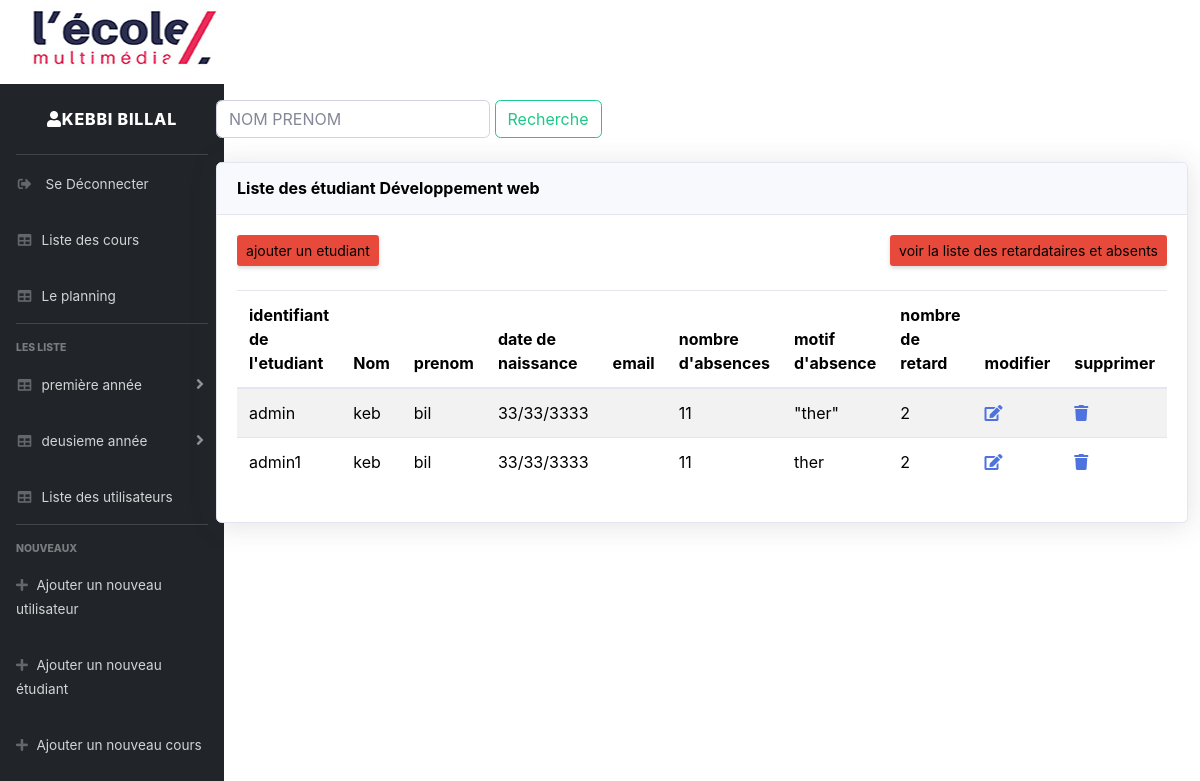
/index.php?page=listeDev_web (signed in), run on the app's committed database.
### tables this page shows
CREATE TABLE IF NOT EXISTS `e_dev_web` (
  `username` varchar(30) NOT NULL,
  `nom` varchar(70) NOT NULL,
  `prenom` varchar(70) NOT NULL,
  `date_nais` varchar(30) NOT NULL,
  `adresse` text NOT NULL,
  `email` varchar(255) NOT NULL,
  `motdepasse` varchar(255) NOT NULL,
  `NbrAb` int(11) NOT NULL,
  `RaisonAb` text NOT NULL,
  `NbrRt` int(11) NOT NULL,
  PRIMARY KEY (`username`)
);

### php/liste_dev_web.php (the view, shortened to what this page needs)
<?php
echo'<head> <title> Liste des étudiant  Développement web</title> </head>';
 echo'
            <form name="frm" id="frm" class="form-inline" role="form" method="POST" action="index.php?page=listeDev_web">
               <input type="texte" class="form-control text-uppercase"  name="ChampRech" placeholder="nom prenom" > &nbsp;
               <button type="submit" name="Valider" class="btn btn-outline-success">Recherche</button>
           </form>
            <br/>
          ';
     echo'
          <div class="card shadow mb-4">
            <div  class="card-header py-3">
              <h6 class="m-0  font-weight-bold text-black" >Liste des étudiant  Développement web </h6>
            </div>
            <div class="card-body">
              <div class="table-responsive">
                <div class="d-sm-flex align-items-center justify-content-between mb-4">
            <a href="index.php?page=ajouterEtudiant" class="d-none d-sm-inline-block btn btn-sm bg-danger text-black shadow-sm"> ajouter un etudiant </a>
             <a href="index.php?page=listeAR" class="d-none d-sm-inline-block btn btn-sm bg-danger text-black shadow-sm"> voir la liste des retardataires et absents  </a>
               </div>
           <table id="mytable" class="table table-bordred table-striped" width="100%" cellspacing="0">
                  <thead class="text-black" >
                    <th>identifiant de l\'etudiant</th>
				            <th>Nom </th>
                    <th>prenom</th>
					          <th>date de naissance</th>
                    <th>email</th>
                     <th>nombre d\'absences</th>
                    <th>motif d\'absence</th>
		     		        <th>nombre de retard</th>
                    <th>modifier</th>
                    <th>supprimer</th>
                  </thead>
            <tbody class="text-black">
              <tr>';
                $Sql = "SELECT * FROM e_dev_web  ";
                $Req = mysqli_query($result, $Sql);
                $countresult = mysqli_num_rows($Req);
                if ($countresult  > 0){
                    while ($data = mysqli_fetch_array($Req)){
                      echo'<td>'.$data["username"].'</td>
                       <td>'.$data["nom"].'</td>
                       <td>'.$data["prenom"].'</td>
					             <td>'.$data["date_nais"].'</td>
                       <td>'.$data["email"].'</td>
                       <td>'.$data["NbrAb"].'</td>
					               <td>'.$data["RaisonAb"].'</td>
					               <td>'.$data["NbrRt"].'</td>
                       <td><a href="index.php?page=listeDev_web&edit&username='.$data["username"].'"><i class="fas fa-edit"></i></a></td>
                       <td><a href="index.php?page=listeDev_web&delete&username='.$data["username"].'"><i class="fas fa-trash"></i></a></td>
                       </tr>';
                    }
                 }
       else{
        echo '
             <tr>
              <td colspan="7">Aucun étudiant </td>
             </tr>';
          }
        echo'
                    </tbody>
                 </table>
              </div>
            </div>
          </div>';
?>

### css/style.css (style rules this page uses)
body { line-height: 1.7; color: #4d4d4d; font-weight: 400; font-size: 1rem; }
a { -webkit-transition: .3s all ease; -o-transition: .3s all ease; transition: .3s all ease; }
.text-black { color: #000 !important; }
.btn { border-radius: 0; }
.form-control { height: 43px; border-radius: 0; font-family: "Quicksand", -apple-system, BlinkMacSystemFont, "Segoe UI", Roboto, "Helvetica Neue", Arial, sans-serif, "Apple Color Emoji", "Segoe UI Emoji", "Segoe UI Symbol", "Noto Color Emoji"; }

### data on the page
e_dev_web: username "admin", nom "keb", prenom "bil", date_nais "33/33/3333", NbrAb "11", RaisonAb "\"ther\"", NbrRt "2"
e_dev_web: username "admin1", nom "keb", prenom "bil", date_nais "33/33/3333", NbrAb "11", RaisonAb "ther", NbrRt "2"

### other printed values
$_SESSION["nom"] "KEBBI"
$_SESSION["prenom"] "BILLAL"
